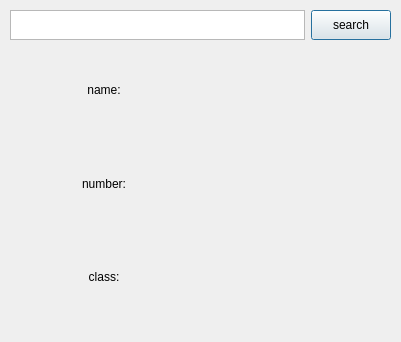
<?xml version="1.0" encoding="UTF-8"?>
<ui version="4.0">
 <class>Dialog</class>
 <widget class="QDialog" name="Dialog">
  <property name="geometry">
   <rect>
    <x>0</x>
    <y>0</y>
    <width>401</width>
    <height>342</height>
   </rect>
  </property>
  <property name="windowTitle">
   <string>Dialog</string>
  </property>
  <widget class="QWidget" name="verticalLayoutWidget">
   <property name="geometry">
    <rect>
     <x>10</x>
     <y>10</y>
     <width>381</width>
     <height>311</height>
    </rect>
   </property>
   <layout class="QVBoxLayout" name="verticalLayout" stretch="1,2">
    <item>
     <layout class="QHBoxLayout" name="horizontalLayout" stretch="2,1">
      <item>
       <widget class="QTextEdit" name="textEdit">
        <property name="maximumSize">
         <size>
          <width>16777215</width>
          <height>30</height>
         </size>
        </property>
       </widget>
      </item>
      <item>
       <widget class="QPushButton" name="pushButton">
        <property name="maximumSize">
         <size>
          <width>80</width>
          <height>80</height>
         </size>
        </property>
        <property name="text">
         <string>search</string>
        </property>
       </widget>
      </item>
     </layout>
    </item>
    <item>
     <layout class="QGridLayout" name="gridLayout">
      <item row="0" column="0">
       <widget class="QLabel" name="label_7">
        <property name="text">
         <string>name:</string>
        </property>
        <property name="alignment">
         <set>Qt::AlignCenter</set>
        </property>
       </widget>
      </item>
      <item row="1" column="0">
       <widget class="QLabel" name="label_8">
        <property name="text">
         <string>number:</string>
        </property>
        <property name="alignment">
         <set>Qt::AlignCenter</set>
        </property>
       </widget>
      </item>
      <item row="2" column="0">
       <widget class="QLabel" name="label_9">
        <property name="text">
         <string>class:</string>
        </property>
        <property name="alignment">
         <set>Qt::AlignCenter</set>
        </property>
       </widget>
      </item>
      <item row="0" column="1">
       <widget class="QLabel" name="label_name">
        <property name="text">
         <string/>
        </property>
        <property name="alignment">
         <set>Qt::AlignCenter</set>
        </property>
       </widget>
      </item>
      <item row="2" column="1">
       <widget class="QLabel" name="label_class">
        <property name="text">
         <string/>
        </property>
        <property name="alignment">
         <set>Qt::AlignCenter</set>
        </property>
       </widget>
      </item>
     </layout>
    </item>
   </layout>
  </widget>
 </widget>
 <resources/>
 <connections/>
</ui>
